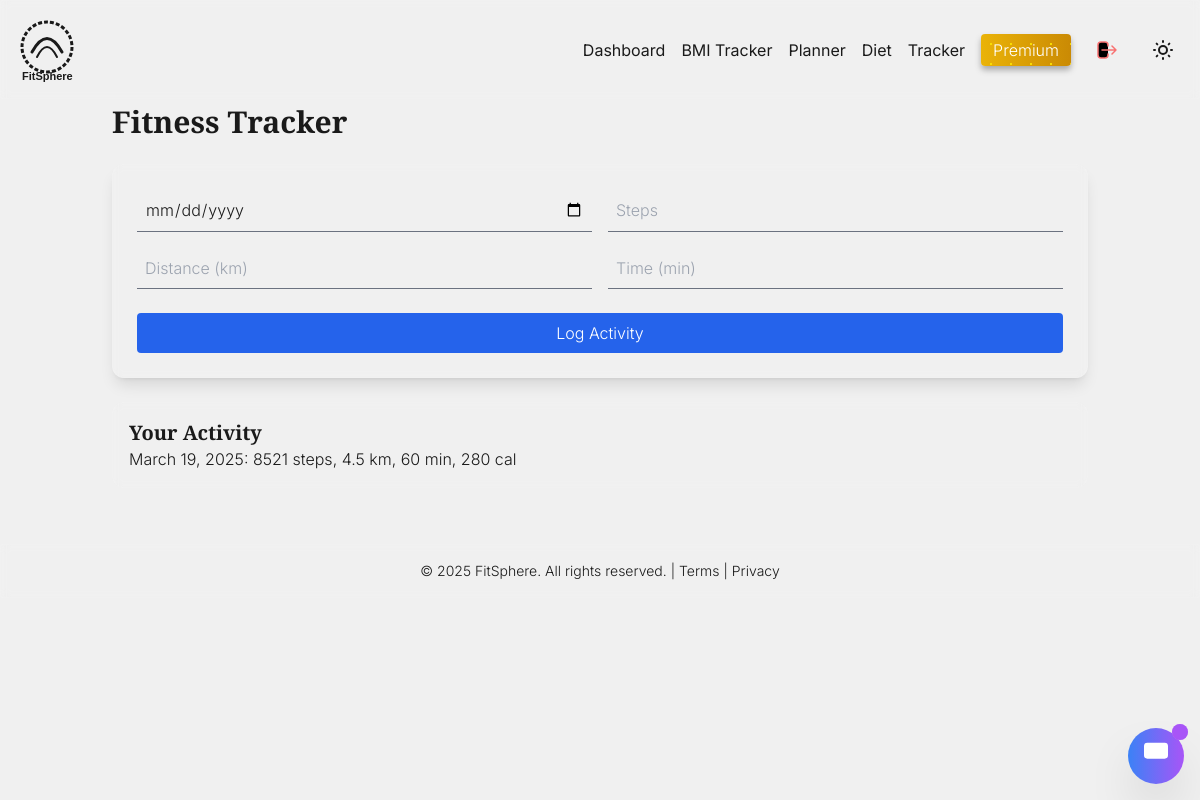
The app's page /fitness-tracker/ (signed in) with its own data.
### core/models.py (models this page shows, shortened)
class FitnessTracker(models.Model):
    user = models.ForeignKey(User, on_delete=models.CASCADE)
    date = models.DateField()
    steps = models.PositiveIntegerField(default=0)
    distance = models.FloatField(default=0, help_text="Distance in km")
    time = models.PositiveIntegerField(default=0, help_text="Time in minutes")
    calories_burned = models.FloatField(default=0, help_text="Calories burned")

### core/views.py (the view, shortened to what this page needs)
# urls.py: path('fitness-tracker/', views.fitness_tracker, name='fitness_tracker'),
@login_required
def fitness_tracker(request):
    tracker = FitnessTracker.objects.filter(user=request.user)
    return render(request, 'fitness_tracker.html', {'tracker': tracker})

### core/templates/fitness_tracker.html (shortened to what this page needs)
{% extends 'base.html' %}
{% block content %}
<div class="container mx-auto p-6">
    <h1 class="text-3xl font-bold mb-6">Fitness Tracker</h1>
    <form method="post" class="glass p-6 rounded-xl shadow-lg">
        <div class="grid grid-cols-1 md:grid-cols-2 gap-4">
            <input type="date" name="date" required class="p-2 bg-transparent border-b border-gray-500 focus:outline-none">
            <input type="number" name="steps" placeholder="Steps" required class="p-2 bg-transparent border-b border-gray-500 focus:outline-none">
            <input type="number" name="distance" placeholder="Distance (km)" step="0.1" required class="p-2 bg-transparent border-b border-gray-500 focus:outline-none">
            <input type="number" name="time" placeholder="Time (min)" required class="p-2 bg-transparent border-b border-gray-500 focus:outline-none">
        </div>
        <button type="submit" class="mt-6 w-full py-2 bg-blue-600 hover:bg-blue-700 text-white rounded">Log Activity</button>
    </form>
    <div class="mt-6 glass p-4 rounded-xl">
        <h2 class="text-xl font-semibold">Your Activity</h2>
        {% for entry in tracker %}
            <p>{{ entry.date }}: {{ entry.steps }} steps, {{ entry.distance }} km, {{ entry.time }} min, {{ entry.calories_burned|floatformat:0 }} cal</p>
        {% empty %}
            <p>No activity logged yet.</p>
        {% endfor %}
    </div>
</div>
{% endblock %}

### core/templates/base.html (style rules this page uses)
:root { --glass-bg-dark: rgba(255, 255, 255, 0.05); --glass-bg-light: rgba(0, 0, 0, 0.05); --glow: 0 0 10px rgba(59, 130, 246, 0.5); --border-dark: #ffffff10; --border-light: #00000010; }
body { font-family: 'Inter', sans-serif; font-size: 16px; font-weight: 300; line-height: 1.5; width: 100vw; display: flex; flex-direction: column; margin: 0; padding: 0; }
h1, h2, h3 { font-family: 'Playfair Display', serif; font-weight: 700; }
.glass { backdrop-filter: blur(5px); border: 1px solid var(--border-dark); }
body.dark .glass { background: var(--glass-bg-dark); }
html.light { --bg-color: #f0f0f0; --text-color: #1a1a1a; --glass-bg: rgba(0, 0, 0, 0.05); --border-color: rgba(0, 0, 0, 0.1); }
body { background: var(--bg-color); color: var(--text-color); transition: background-color 0.4s, color 0.4s; }

### records on screen
FitnessTracker: date "March 19, 2025", steps "8521", distance "4.5", time "60", calories_burned "280"
